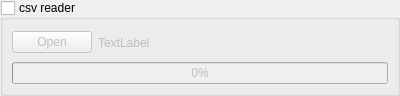
<?xml version="1.0" encoding="UTF-8"?>
<ui version="4.0">
 <class>QCsvReaderWidget</class>
 <widget class="QWidget" name="QCsvReaderWidget">
  <property name="geometry">
   <rect>
    <x>0</x>
    <y>0</y>
    <width>400</width>
    <height>96</height>
   </rect>
  </property>
  <property name="sizePolicy">
   <sizepolicy hsizetype="Preferred" vsizetype="Preferred">
    <horstretch>0</horstretch>
    <verstretch>0</verstretch>
   </sizepolicy>
  </property>
  <property name="windowTitle">
   <string>Form</string>
  </property>
  <layout class="QVBoxLayout" name="verticalLayout">
   <property name="leftMargin">
    <number>0</number>
   </property>
   <property name="topMargin">
    <number>0</number>
   </property>
   <property name="rightMargin">
    <number>0</number>
   </property>
   <property name="bottomMargin">
    <number>0</number>
   </property>
   <item>
    <widget class="QGroupBox" name="groupBox">
     <property name="title">
      <string>csv reader</string>
     </property>
     <property name="flat">
      <bool>false</bool>
     </property>
     <property name="checkable">
      <bool>true</bool>
     </property>
     <property name="checked">
      <bool>false</bool>
     </property>
     <layout class="QVBoxLayout" name="verticalLayout_2">
      <item>
       <layout class="QHBoxLayout" name="horizontalLayout">
        <item>
         <widget class="QPushButton" name="pushButton">
          <property name="maximumSize">
           <size>
            <width>80</width>
            <height>16777215</height>
           </size>
          </property>
          <property name="text">
           <string>Open</string>
          </property>
         </widget>
        </item>
        <item>
         <widget class="QLabel" name="label">
          <property name="sizePolicy">
           <sizepolicy hsizetype="Minimum" vsizetype="Minimum">
            <horstretch>0</horstretch>
            <verstretch>0</verstretch>
           </sizepolicy>
          </property>
          <property name="text">
           <string>TextLabel</string>
          </property>
         </widget>
        </item>
       </layout>
      </item>
      <item>
       <widget class="QProgressBar" name="progressBar">
        <property name="value">
         <number>0</number>
        </property>
       </widget>
      </item>
     </layout>
    </widget>
   </item>
  </layout>
 </widget>
 <resources/>
 <connections/>
</ui>
